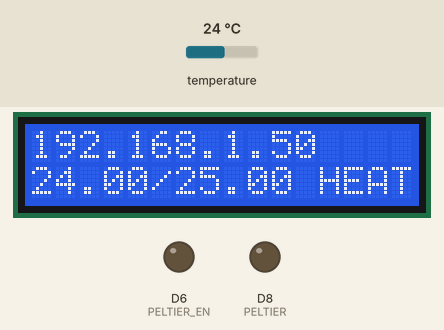
This program was run on a simulated ESP8266 (NodeMCU). Parts: 16×2 character LCD, output pins drawn as LEDs (lit = HIGH). Inputs (shaded band) come from the test bench; at power-on: temperature 24 °C. WiFi joins after 1.5 s; servers stay silent unless stated; what the program prints to the serial monitor is not drawn.

Above: at 2.7 s.
2.8 s: temperature set to 25.5 °C
At 5.0 s:
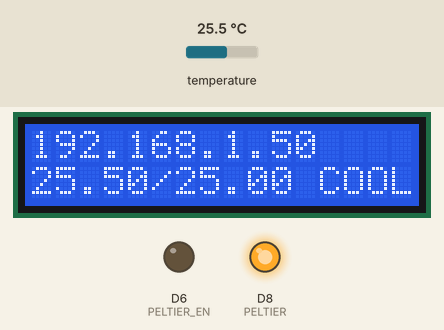
6.0 s: temperature set to 0 °C
At 8.5 s:
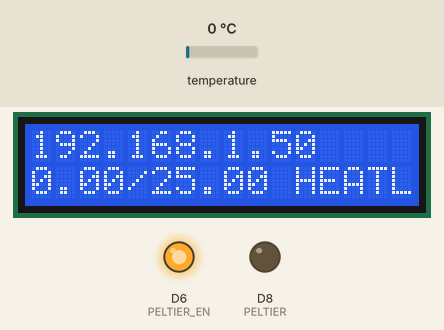
9.0 s: temperature set to 23.2 °C
At 10.0 s:
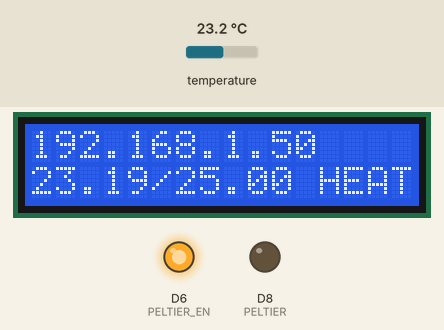
11.0 s: temperature set to 24.6 °C
At 12.7 s:
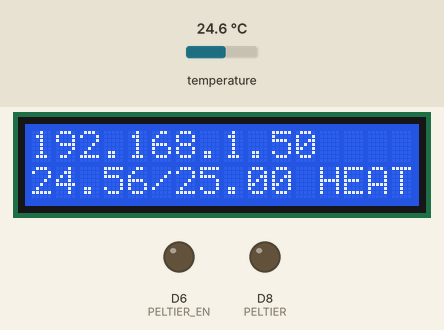
13.0 s: temperature set to 1 °C
At 14.2 s:
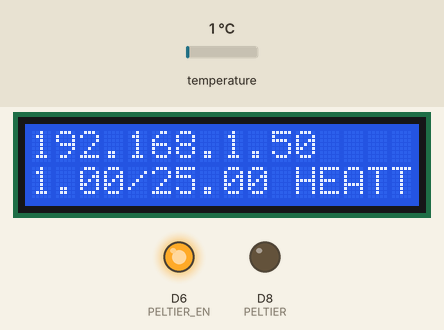
15.0 s: temperature set to 28 °C
At 17.7 s:
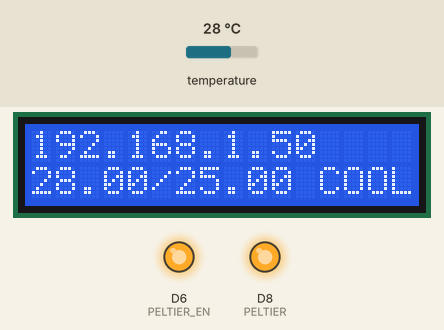
Timing chart, 0 to 19.0 s (numbered marks = the images above; inputs shaded):
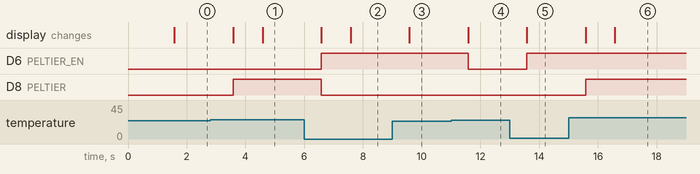

Measured:
- the behaviour switches between 25 and 25.1 °C on temperature (found by bisection; images 0 and 1)
- the behaviour switches between 23.9 and 24 °C on temperature (found by bisection; images 3 and 4)
- after the input at 2.8 s, D8 (PELTIER): LOW → HIGH after 0.78 s; the display: first changes after 0.78 s (image 1 shows a later state)
- after the input at 6.0 s, D6 (PELTIER_EN): LOW → HIGH after 0.58 s; D8 (PELTIER): HIGH → LOW after 0.58 s; the display: first changes after 0.58 s (image 2 shows a later state)
- after the input at 9.0 s, the display: changes after 0.58 s (image 3)
- after the input at 11.0 s, D6 (PELTIER_EN): HIGH → LOW after 0.58 s; the display: changes after 0.58 s (image 4)
- after the input at 13.0 s, D6 (PELTIER_EN): LOW → HIGH after 0.58 s; the display: changes after 0.58 s (image 5)
- after the input at 15.0 s, D8 (PELTIER): LOW → HIGH after 0.58 s; the display: first changes after 0.58 s (image 6 shows a later state)

The program:

main.cpp
```cpp
#include <Arduino.h>
#include <Wire.h>
#include <OneWire.h>
#include <LiquidCrystal.h>
#include <DS18B20.h>
// #include <EasyButton.h>

#include <WiFiManager.h>
WiFiManager wifiManager;

#define WEBSERVER_H
#include <ESPAsyncWebServer.h>

#include <DNSServer.h>

#ifdef ESP32
  #include <WiFi.h>
  #include <AsyncTCP.h>
#else
  #include <ESP8266WiFi.h>
  #include <ESPAsyncTCP.h>
#endif

#define LCD_rs        D0
#define LCD_d4        D1
#define LCD_d5        D2
#define LCD_d6        D3
#define LCD_d7        D4
#define LCD_en        D5
#define PELTIER_EN    D6
#define TEMP_SENSOR   D7
#define PELTIER       D8
#define RESET         A0
#define INTERVAL      1000
#define RESET_DURATION  1000

// Default Temperature Value
String inputMessage = "25.0";
String lastTemperature;
String enableArmChecked = "checked";
String inputMessage2 = "true";


// HTML web page to handle 2 input fields (target_temperature_input, enable_arm_input)
const char index_html[] PROGMEM = R"rawliteral(
<!DOCTYPE HTML><html><head>
  <title>Darkfarm PELTIER Controller</title>
  <meta name="viewport" content="width=device-width, initial-scale=1">
  </head><body>
  <h2>Current Temperature</h2>
  <h3 id='temp'>%TEMPERATURE% &deg;C</h3>
  <form action="/get">
    Target Temperature <input type="number" step="0.1" name="target_temperature_input" value="%TARGET_TEMPERATURE%" required><br>
   <input type="hidden" name="enable_arm_input" value="true" %ENABLE_ARM_INPUT%><br><br>
    <input type="submit" value="Submit">
  </form>
</body>
<script>
setInterval(function() {
  // Call a function repetatively with 2 Second interval
  getData();
}, 1000);

function getData() {
  var xhttp = new XMLHttpRequest();
  xhttp.onreadystatechange = function() {
    if (this.readyState == 4 && this.status == 200) {
      document.getElementById("temp").innerHTML =
      this.responseText + ' &deg;C';
    }
  };
  xhttp.open("GET", "getUpdate", true);
  xhttp.send();
}
</script>
</html>)rawliteral";

void notFound(AsyncWebServerRequest *request) {
  request->send(404, "text/plain", "Not found");
}

AsyncWebServer server(80);
// EasyButton button(RESET);

// Replaces placeholder with DS18B20 values
String processor(const String& var){
  //Serial.println(var);
  if(var == "TEMPERATURE"){
    return lastTemperature;
  }
  else if(var == "TARGET_TEMPERATURE"){
    return inputMessage;
  }
  else if(var == "ENABLE_ARM_INPUT"){
    return enableArmChecked;
  }
  return String();
}

// Flag variable to keep track if triggers was activated or not
bool triggerActive = false;

const char* PARAM_INPUT_1 = "target_temperature_input";
const char* PARAM_INPUT_2 = "enable_arm_input";

unsigned long previousMillis = 0;

float value = 0.0f;

OneWire oneWire(TEMP_SENSOR);
DS18B20 tempSensor(&oneWire);
LiquidCrystal lcd(LCD_rs, LCD_en, LCD_d4, LCD_d5, LCD_d6, LCD_d7);
float temperature;
// todo
// need a reset button to erase eeprom

String header;


// void onPressedForDuration() {
//   wifiManager.resetSettings();
//   lcd.setCursor(0,0);
//   lcd.print("Setup Mode");
//   delay(1000);
//   lcd.setCursor(0,1);
//   lcd.print("Release Button");
//   ESP.restart();
// }

void setup() {
  Serial.begin(9600);
  lcd.begin(16, 2);
  // push button on booting time for reset
  pinMode(RESET, INPUT);
  digitalWrite(RESET, HIGH);

  // if(digitalRead(RESET) == LOW) {

  // }

  // set custom ip for portal
  //wifiManager.setAPConfig(IPAddress(10,0,1,1), IPAddress(10,0,1,1), IPAddress(255,255,255,0));

  // fetches ssid and pass from eeprom and tries to connect
  // if it does not connect it starts an access point with the specified name
  // here  "AutoConnectAP"
  // and goes into a blocking loop awaiting configuration
  wifiManager.autoConnect("Peltier Controller");
  // or use this for auto generated name ESP + ChipID
  //wifiManager.autoConnect();

  // if you get here you have connected to the WiFi

  lcd.setCursor(0,0);
  lcd.print(WiFi.localIP());
  tempSensor.begin();
  tempSensor.setResolution(12);

  Serial.println("Connected.");

  pinMode (PELTIER, OUTPUT);
  digitalWrite (PELTIER, LOW);

  pinMode (PELTIER_EN, OUTPUT);
  digitalWrite (PELTIER_EN, LOW);

  // Send web page to client
  server.on("/", HTTP_GET, [](AsyncWebServerRequest *request){
    request->send_P(200, "text/html", index_html, processor);
  });

  // Send web page to client
  server.on("/getUpdate", HTTP_GET, [](AsyncWebServerRequest *request){
    request->send(200, "text/html", lastTemperature);
  });

  // Receive an HTTP GET request at <ESP_IP>/get?target_temperature_input=<inputMessage>&enable_arm_input=<inputMessage2>
  server.on("/get", HTTP_GET, [] (AsyncWebServerRequest *request) {
    // GET target_temperature_input value on <ESP_IP>/get?target_temperature_input=<inputMessage>
    if (request->hasParam(PARAM_INPUT_1)) {
      inputMessage = request->getParam(PARAM_INPUT_1)->value();
      // GET enable_arm_input value on <ESP_IP>/get?enable_arm_input=<inputMessage2>
      if (request->hasParam(PARAM_INPUT_2)) {
        inputMessage2 = request->getParam(PARAM_INPUT_2)->value();
        enableArmChecked = "checked";
      }
      else {
        inputMessage2 = "false";
        enableArmChecked = "";
      }
    }
    Serial.println(inputMessage);
    Serial.println(inputMessage2);
    request->send(200, "text/html", "New Setting Received.<br><a href=\"/\">Returning to Home Page</a><script>window.setTimeout(function(){window.location.href = '/';}, 1000);</script>");
  });
  server.onNotFound(notFound);
  server.begin();

  // button.onPressedFor(RESET_DURATION, onPressedForDuration);
}


void loop() {
  unsigned long currentMillis = millis();
  if (currentMillis - previousMillis >= INTERVAL) {
    previousMillis = currentMillis;
    tempSensor.requestTemperatures();
    temperature = tempSensor.getTempC();
    // set the cursor to column 0, line 1
    // (note: line 1 is the second row, since counting begins with 0):
    lcd.setCursor(0, 1);
    // print the number of seconds since reset:
    lcd.print(temperature);
    lcd.print("/");
    lcd.print(inputMessage.toFloat());
    lcd.print(" ");

    if(triggerActive == true){
      lcd.print("COOL");
    }else{
      lcd.print("HEAT");
    }

    lastTemperature = String(temperature);

    if(abs(inputMessage.toFloat() - temperature) > 1){
      digitalWrite(PELTIER_EN, HIGH);
    }else{
      digitalWrite(PELTIER_EN, LOW);
    }

    // Check if temperature is above threshold and if it needs to trigger PELTIER
    if(temperature > inputMessage.toFloat() && inputMessage2 == "true" && !triggerActive){
      String message = String("Temperature above threshold. Current temperature: ") +
                            String(temperature) + String("C");
      Serial.println(message);
      triggerActive = true;
      digitalWrite(PELTIER, HIGH);
    }
    // Check if temperature is below threshold and if it needs to trigger PELTIER
    else if((temperature < inputMessage.toFloat()) && inputMessage2 == "true" && triggerActive) {
      String message = String("Temperature below threshold. Current temperature: ") +
                            String(temperature) + String(" C");
      Serial.println(message);
      triggerActive = false;
      digitalWrite(PELTIER, LOW);
    }
  }

}
```
